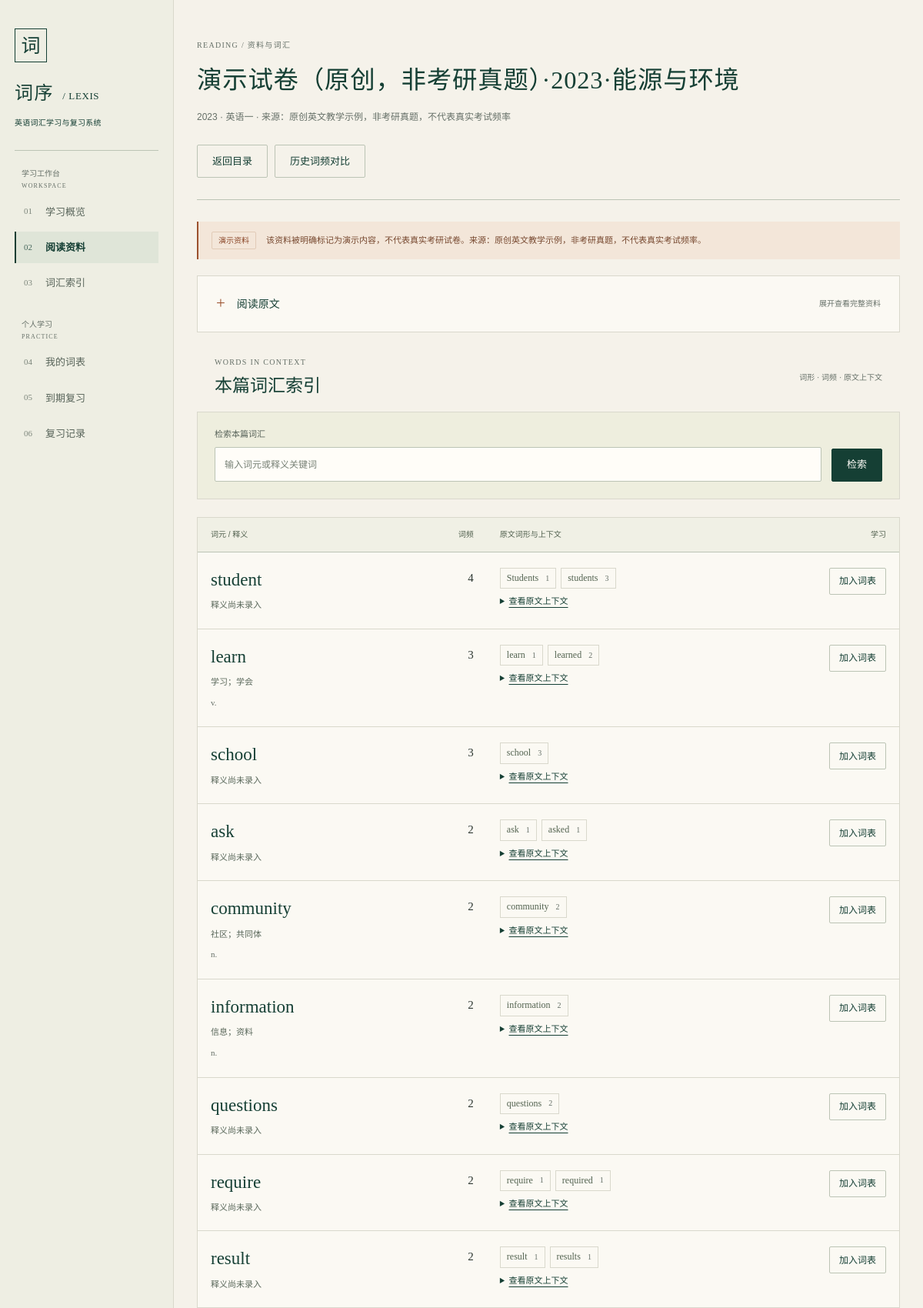
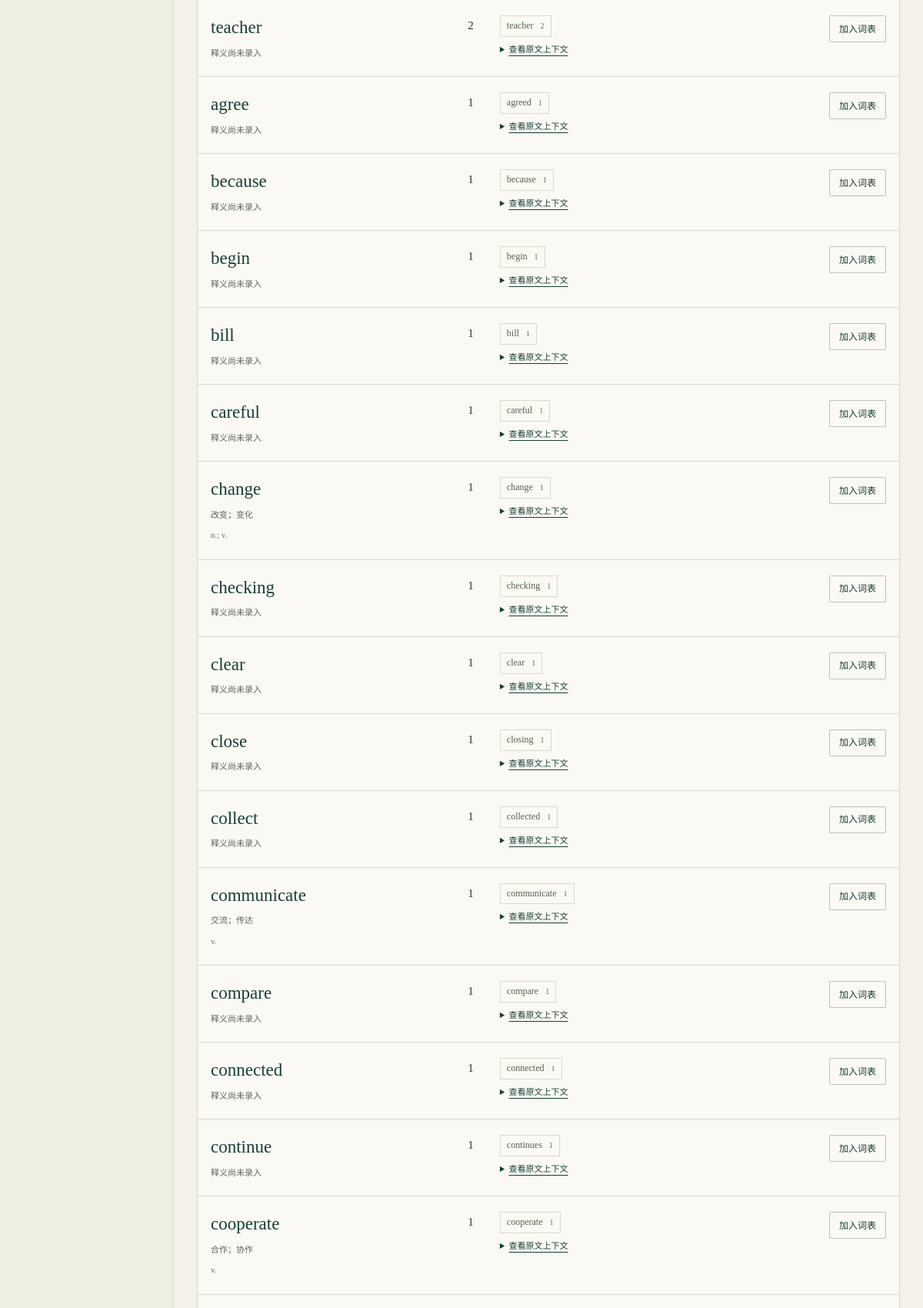
The page /papers/2/ (signed in, upper part) on the database its author committed (2 pictures, top to bottom).
### core/models.py (models this page shows, shortened)
class Paper(models.Model):
    class Category(models.TextChoices):
        ENGLISH1 = "english1", "英语一"
        ENGLISH2 = "english2", "英语二"
    class Status(models.TextChoices):
        DRAFT = "draft", "待分析"
        ANALYZED = "analyzed", "已分析"
    title = models.CharField("试卷标题", max_length=200)
    year = models.PositiveSmallIntegerField(
        "年份", validators=[MinValueValidator(1900), MaxValueValidator(2200)]
    )
    category = models.CharField("试卷类别", max_length=10, choices=Category.choices)
    content = models.TextField("英文正文")
    source = models.CharField("来源说明", max_length=255, blank=True)
    is_demo = models.BooleanField("原创演示资料", default=False)
    status = models.CharField("分析状态", max_length=12, choices=Status.choices, default=Status.DRAFT)
    token_count = models.PositiveIntegerField("英文词次总数", default=0)
    valid_count = models.PositiveIntegerField("有效词次总数", default=0)
    analyzed_at = models.DateTimeField("分析时间", null=True, blank=True)
    created_by = models.ForeignKey(
        settings.AUTH_USER_MODEL, verbose_name="创建人", on_delete=models.SET_NULL,
        related_name="created_papers", null=True, blank=True,
    )
    created_at = models.DateTimeField("创建时间", auto_now_add=True)
    updated_at = models.DateTimeField("更新时间", auto_now=True)
    class Meta:
        verbose_name = "试卷"
        verbose_name_plural = "试卷"
        ordering = ["-year", "category", "pk"]
        indexes = [models.Index(fields=["category", "status", "year"], name="paper_history_idx")]
        constraints = [
            models.CheckConstraint(condition=models.Q(valid_count__lte=models.F("token_count")), name="paper_valid_lte_tokens"),
        ]

class PaperWord(models.Model):
    paper = models.ForeignKey(Paper, verbose_name="试卷", on_delete=models.CASCADE, related_name="paper_words")
    word = models.ForeignKey(Word, verbose_name="单词", on_delete=models.CASCADE, related_name="paper_words")
    count = models.PositiveIntegerField("出现次数", validators=[MinValueValidator(1)])
    forms = models.JSONField("原词形及出现次数", default=dict)
    contexts = models.JSONField("原文上下文（最多三条）", default=list)
    total_tokens = models.PositiveIntegerField("所属正文英文词次", default=0)
    created_at = models.DateTimeField("创建时间", auto_now_add=True)
    updated_at = models.DateTimeField("更新时间", auto_now=True)
    class Meta:
        verbose_name = "试卷词频"
        verbose_name_plural = "试卷词频"
        ordering = ["-count", "word__lemma", "pk"]
        constraints = [
            models.UniqueConstraint(fields=["paper", "word"], name="unique_paper_word"),
            models.CheckConstraint(condition=models.Q(count__gte=1), name="paperword_positive_count"),
        ]

class Word(models.Model):
    lemma = models.CharField("基本词形", max_length=100, unique=True, validators=[english_word_validator])
    meaning = models.TextField("中文释义", blank=True)
    pos = models.CharField("词性", max_length=80, blank=True)
    root = models.CharField("词根或同源基础词", max_length=100, blank=True)
    notes = models.TextField("学习说明", blank=True)
    source = models.CharField("词典来源", max_length=255, blank=True)
    created_at = models.DateTimeField("创建时间", auto_now_add=True)
    updated_at = models.DateTimeField("更新时间", auto_now=True)
    class Meta:
        verbose_name = "单词"
        verbose_name_plural = "单词"
        ordering = ["lemma", "pk"]

### core/views.py (the view)
# urls.py: path("papers/<int:pk>/", views.paper_detail, name="paper_detail"),
@login_required
def paper_detail(request, pk):
    paper = get_object_or_404(Paper, pk=pk)
    q = request.GET.get("q", "").strip()[:100]
    entries = PaperWord.objects.filter(paper=paper).select_related("word").order_by("-count", "word__lemma")
    if q:
        entries = entries.filter(word__lemma__icontains=q)
    return render(request, "papers/detail.html", {"paper": paper, "entries": entries, "q": q})

### core/context_processors.py (called while the page is built)
def site_context(request):
    label = "WordNet 词形归一" if settings.ANALYSIS_ENGINE == "wordnet" else "基础规则词形归一（非完整 NLP）"
    return {"is_admin": is_admin(request.user), "analysis_engine_label": label}

### core/services.py (called while the page is built)
def is_admin(user):
    return bool(
        user and getattr(user, "is_authenticated", False)
        and getattr(user, "is_active", False)
        and (getattr(user, "is_superuser", False) or getattr(user, "role", None) == User.Role.ADMIN)
    )

### templates/papers/detail.html (shortened to what this page needs)
{% extends 'base.html' %}
{% block eyebrow %}READING / 资料与词汇{% endblock %}
{% block page_title %}{{ paper.title }}{% endblock %}
{% block page_description %}{{ paper.year|default:'年份未登记' }} · {{ paper.get_category_display|default:'未分类' }} · 来源：{{ paper.source|default:'来源尚未登记' }}{% endblock %}
{% block page_actions %}<a class="button button-outline" href="{% url 'paper_list' %}">返回目录</a><a class="button button-outline" href="{% url 'paper_compare' paper.pk %}">历史词频对比</a>{% endblock %}
{% block content %}
{% if paper.is_demo %}<div class="source-banner"><span class="badge badge-accent">演示资料</span><p>该资料被明确标记为演示内容，不代表真实考研试卷。来源：{{ paper.source|default:'来源尚未登记' }}。</p></div>{% endif %}
<details class="paper-original"><summary><span>阅读原文</span><span class="summary-note">展开查看完整资料</span></summary></details>
<div class="section-heading standalone-heading"><div><p class="eyebrow">WORDS IN CONTEXT</p><h2>本篇词汇索引</h2></div><p class="section-aside">词形 · 词频 · 原文上下文</p></div>
<form class="filter-bar" method="get" action="{% url 'paper_detail' paper.pk %}" role="search"><div class="filter-field filter-grow"><label for="entry-q">检索本篇词汇</label><input type="search" id="entry-q" name="q" value="{{ q|default:'' }}" placeholder="输入词元或释义关键词"></div><button class="button button-primary" type="submit">检索</button>{% if q %}<a class="button button-plain" href="{% url 'paper_detail' paper.pk %}">清除筛选</a>{% endif %}</form>
<section class="panel table-panel"><div class="table-scroll" role="region" aria-label="本篇词汇及上下文" tabindex="0"><table class="word-table"><caption class="sr-only">本篇词汇的词元、释义、出现次数、词形和上下文</caption><thead><tr><th scope="col">词元 / 释义</th><th scope="col" class="align-right">词频</th><th scope="col">原文词形与上下文</th><th scope="col" class="align-right">学习</th></tr></thead><tbody>{% for entry in entries %}<tr><td class="word-cell"><a class="word-link" lang="en" href="{% url 'word_detail' entry.word.pk %}">{{ entry.word.lemma }}</a><p class="word-meaning">{{ entry.word.meaning|default:'释义尚未录入' }}</p>{% if not entry.word.meaning and is_admin %}<a class="mini-link" href="{% url 'word_edit' entry.word.pk %}">补充释义</a>{% endif %}{% if entry.word.pos %}<span class="pos-label">{{ entry.word.get_pos_display|default:entry.word.pos }}</span>{% endif %}</td><td class="numeric align-right">{{ entry.count }}</td><td class="context-cell"><div class="form-tokens">{% for form, count in entry.forms.items %}<span class="form-token"><span lang="en">{{ form }}</span><span class="numeric">{{ count }}</span></span>{% empty %}<span class="muted">词形记录尚未生成</span>{% endfor %}</div>{% if entry.contexts %}<details class="context-details"><summary>查看原文上下文</summary><ol class="context-list">{% for context in entry.contexts %}<li lang="en">{{ context }}</li>{% endfor %}</ol></details>{% else %}<p class="small-print">暂无上下文记录。</p>{% endif %}</td><td class="align-right"><form method="post" action="{% url 'study_add' entry.word.pk %}">{% csrf_token %}<input type="hidden" name="paper_id" value="{{ paper.pk }}"><input type="hidden" name="return_to" value="{{ request.path }}"><button class="button button-small button-outline nowrap" type="submit">加入词表</button></form></td></tr>{% empty %}<tr><td colspan="4"><div class="empty-state"><h3>{% if q %}没有找到匹配的词汇{% else %}本篇尚无可显示的词汇{% endif %}</h3><p>{% if q %}请更换关键词，或清除筛选查看本篇全部词汇。{% elif is_admin %}请先点击“分析词汇”。空正文或全部被停用词规则过滤的资料，也可能没有结果。{% else %}请等待管理员分析此资料；已分析的资料也可能因停用词过滤而无结果。{% endif %}</p></div></td></tr>{% endfor %}</tbody></table></div></section>
{% endblock %}

### rows shown on the page
Paper: title "演示试卷（原创，非考研真题）·2023·能源与环境", year "2023", category "英语一", source "原创英文教学示例，非考研真题，不代表真实考试频率"
PaperWord: word.lemma "student", word.meaning "释义尚未录入", count "4", forms "Students" "students", forms "1" "3"
PaperWord: word.lemma "learn", word.meaning "学习；学会", word.pos "v.", count "3", forms "learned", forms "2"
Word: lemma "learn", id "1"
PaperWord: word.lemma "school", word.meaning "释义尚未录入", count "3", forms "school", forms "3"
PaperWord: word.lemma "ask", word.meaning "释义尚未录入", count "2", forms "ask" "asked", forms "1" "1"
PaperWord: word.lemma "community", word.meaning "社区；共同体", word.pos "n.", count "2", forms "community", forms "2"
PaperWord: word.lemma "information", word.meaning "信息；资料", word.pos "n.", count "2", forms "information", forms "2"
PaperWord: word.lemma "questions", word.meaning "释义尚未录入", count "2", forms "questions", forms "2"
PaperWord: word.lemma "require", word.meaning "释义尚未录入", count "2", forms "require" "required", forms "1" "1"
PaperWord: word.lemma "result", word.meaning "释义尚未录入", count "2", forms "result" "results", forms "1" "1"
PaperWord: word.lemma "teacher", word.meaning "释义尚未录入", count "2", forms "teacher", forms "2"
PaperWord: word.lemma "agree", word.meaning "释义尚未录入", count "1", forms "agreed", forms "1"
PaperWord: word.lemma "because", word.meaning "释义尚未录入", count "1", forms "because", forms "1"
PaperWord: word.lemma "begin", word.meaning "释义尚未录入", count "1", forms "begin", forms "1"
PaperWord: word.lemma "bill", word.meaning "释义尚未录入", count "1", forms "bill", forms "1"
PaperWord: word.lemma "careful", word.meaning "释义尚未录入", count "1", forms "careful", forms "1"
PaperWord: word.lemma "change", word.meaning "改变；变化", word.pos "n.; v.", count "1", forms "change", forms "1"
PaperWord: word.lemma "checking", word.meaning "释义尚未录入", count "1", forms "checking", forms "1"
PaperWord: word.lemma "clear", word.meaning "释义尚未录入", count "1", forms "clear", forms "1"
PaperWord: word.lemma "close", word.meaning "释义尚未录入", count "1", forms "closing", forms "1"
PaperWord: word.lemma "collect", word.meaning "释义尚未录入", count "1", forms "collected", forms "1"
PaperWord: word.lemma "communicate", word.meaning "交流；传达", word.pos "v.", count "1", forms "communicate", forms "1"
PaperWord: word.lemma "compare", word.meaning "释义尚未录入", count "1", forms "compare", forms "1"
PaperWord: word.lemma "connected", word.meaning "释义尚未录入", count "1", forms "connected", forms "1"
PaperWord: word.lemma "continue", word.meaning "释义尚未录入", count "1", forms "continues", forms "1"
PaperWord: word.lemma "cooperate", word.meaning "合作；协作", word.pos "v.", count "1", forms "cooperate", forms "1"
